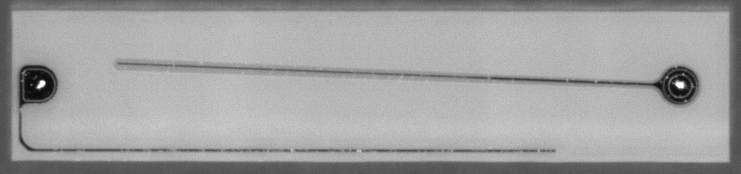
#> input picture backup-191/image_proces_new/tf2trt/test_img/0945Y/0001_16_IMAGE3#4232_2207_4973_2381_0_0_0_0.bmp, 741 x 174 px
$ python -i special_defects.py   (imports and definitions only)
#> lines starting #> are read from the running program, lines starting #| are printed output that depends on the picture; after the words box and inside, x2 and y2 are one past the last pixel; in counts of white or black regions, pixels touching at a corner belong together
#> further down, picture is the input picture: shape (174, 741); min 10, max 255, mean 162
import cv2 as cv
import numpy as np


def specific_defect_uv(img, template):
    img = img.squeeze()
    template = template.squeeze()

    img_new = np.multiply(img, template)
    # cv.imwrite("img_new_1.bmp", img_new)

    # 面积比卡控逻辑
    area = np.sum(img_new != 0)
    img_new = np.logical_and(img_new > 1, img_new < 105)
    defect_area = np.sum(img_new)
    rate = defect_area / area
    if rate > 0.55:
        return False
    else:
        return True


def specific_defect_sy(img, template):
    img = img.squeeze()
    template = template.squeeze()

    img_new = np.multiply(img, template)
    # cv.imwrite("img_new_2.bmp", img_new)

    area = np.sum(img_new != 0)
    img_new = np.logical_and(img_new > 1, img_new < 165)
    defect_area = np.sum(img_new)
    rate = defect_area / area
    if rate > 0.012:
        return False
    else:
        return True


def process_image2(img):
    is_ok = True
    img = img.squeeze()
    height, width = img.shape
#> height = 174; width = 741

    img_one = np.ones((height - 50, width - 50))
    img_one_zero = np.pad(img_one, ((20, 30), (30, 20)), mode="constant")
#> img_one: shape (124, 691) float64; every value is 1
    img = np.multiply(img, img_one_zero)
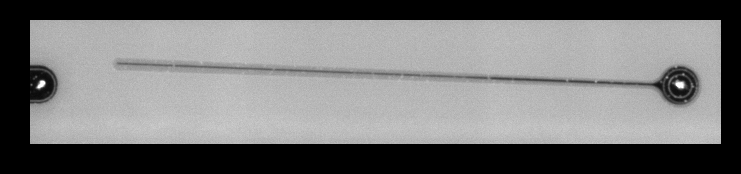
#> img: shape (174, 741) float64; min 0, max 255, mean 117.3
    # cv.imwrite("test1.bmp", img)

    img = np.where(np.logical_and(img >= 70, img <= 110), 255, 0)
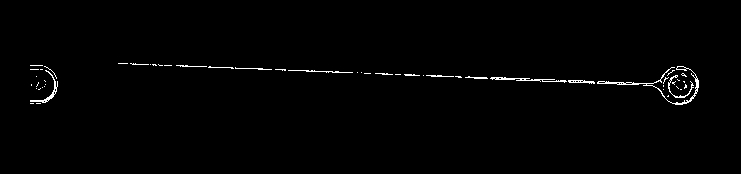
#> img: shape (174, 741) int64; 1% white in thin lines or dots, all inside (x1, y1, x2, y2) = (30, 63, 699, 105)
    img = img.astype(np.uint8)
    # cv.imwrite("test2.bmp", img)

    kernel = cv.getStructuringElement(cv.MORPH_RECT, (2, 2))
    img = cv.morphologyEx(img, cv.MORPH_CLOSE, kernel)
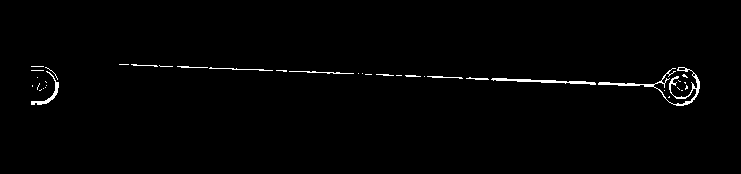
#> img: shape (174, 741); 1.1% white in thin lines or dots, all inside (x1, y1, x2, y2) = (31, 64, 700, 106)
    # cv.imwrite("test3.bmp", img)

    kernel = cv.getStructuringElement(cv.MORPH_RECT, (15, 10))
    img = cv.morphologyEx(img, cv.MORPH_OPEN, kernel)
#> img: shape (174, 741); every value is 0
    img_area = np.sum(img != 0)
#> img_area = 0
    # cv.imwrite("test4.bmp", img)
    if img_area > 57892 * 1.4 or img_area < 57892 * 0.6:
        is_ok = False

    kernel = cv.getStructuringElement(cv.MORPH_RECT, (3, 3))
    img = cv.erode(img, kernel)
    # cv.imwrite("test5.bmp", img)

    img = img / 255
#> img: shape (174, 741) float64; every value is 0
    return img, is_ok

# [8 lines of commented-out code are left out]

>>> import cv2
>>> picture = cv2.imread('../tf2trt/test_img/0945Y/0001_16_IMAGE3#4232_2207_4973_2381_0_0_0_0.bmp', cv2.IMREAD_GRAYSCALE)
>>> result = process_image2(picture)
